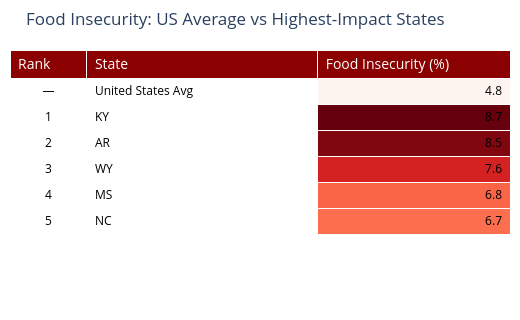

The notebook cell this image was saved under:
### Code cell
import numpy as np
import plotly.graph_objects as go
import plotly.colors as pc

# -----------------------------
# 1. Ensure numeric
# -----------------------------
merged['fi_rate'] = merged['fi_rate'].astype(float)

# -----------------------------
# 2. Weighted US average (FIXED)
# -----------------------------
# Use CPS weight if present; otherwise fall back to simple mean
if 'PWCMPWGT' in merged.columns:
    us_avg = np.average(merged['fi_rate'], weights=merged['PWCMPWGT'])
else:
    us_avg = merged['fi_rate'].mean()

# -----------------------------
# 3. Top 5 states
# -----------------------------
top5 = (
    merged[['state_abbrev', 'fi_rate']]
    .dropna()
    .sort_values('fi_rate', ascending=False)
    .head(5)
    .copy()
)

top5['rank'] = range(1, 6)
top5['fi_pct'] = (top5['fi_rate'] * 100).round(1)

# Add US row
table_df = pd.concat([
    pd.DataFrame([{
        'rank': '—',
        'state_abbrev': 'United States Avg',
        'fi_pct': round(us_avg * 100, 1)
    }]),
    top5[['rank', 'state_abbrev', 'fi_pct']]
], ignore_index=True)

# -----------------------------
# 4. Match choropleth Reds palette EXACTLY
# -----------------------------
reds = pc.sequential.Reds

vals = table_df['fi_pct'].values
vmin, vmax = vals.min(), vals.max()
norm = (vals - vmin) / (vmax - vmin + 1e-9)

def get_color(v):
    return pc.sample_colorscale(reds, [v])[0]

cell_colors = [get_color(v) for v in norm]

# -----------------------------
# 5. Build table figure
# -----------------------------
fig = go.Figure(
    data=[
        go.Table(
            columnwidth=[0.4, 1.2, 1.0],
            header=dict(
                values=["Rank", "State", "Food Insecurity (%)"],
                fill_color="#8B0000",
                font=dict(color="white", size=14),
                align="left"
            ),
            cells=dict(
                values=[
                    table_df['rank'],
                    table_df['state_abbrev'],
                    table_df['fi_pct']
                ],
                fill_color=[
                    ["white"] * len(table_df),
                    ["white"] * len(table_df),
                    cell_colors
                ],
                align=["center", "left", "right"],
                font=dict(color="black", size=12),
                height=26
            )
        )
    ]
)

# -----------------------------
# 6. Layout tuning (compact + dashboard feel)
# -----------------------------
fig.update_layout(
    width=520,
    height=320,
    margin=dict(l=10, r=10, t=50, b=10),
    title="Food Insecurity: US Average vs Highest-Impact States"
)

# -----------------------------
# 7. Output
# -----------------------------
fig.show()
fig.write_html("fi_table.html")
fig.write_image("fi_table.png", scale=2)

### Figure 1 — Plotly figure (JSON) as saved in the notebook; plotly's stock layout.template omitted (floating-point values rounded to 4 significant figures)
{"data": [{"cells": {"align": ["center", "left", "right"], "fill": {"color": [["white", "white", "white", "white", "white", "white"], ["white", "white", "white", "white", "white", "white"], ["rgb(255, 245, 240)", "rgb(103, 0, 13)", "rgb(128, 6, 16)", "rgb(212, 33, 33)", "rgb(250, 101, 71)", "rgb(251, 110, 78)"]]}, "font": {"color": "black", "size": 12}, "height": 26, "values": [["—", 1, 2, 3, 4, 5], ["United States Avg", "KY", "AR", "WY", "MS", "NC"], [4.8, 8.7, 8.5, 7.6, 6.8, 6.7]]}, "columnwidth": [0.4, 1.2, 1.0], "header": {"align": "left", "fill": {"color": "#8B0000"}, "font": {"color": "white", "size": 14}, "values": ["Rank", "State", "Food Insecurity (%)"]}, "type": "table"}], "layout": {"margin": {"l": 10, "r": 10, "t": 50, "b": 10}, "width": 520, "height": 320, "title": {"text": "Food Insecurity: US Average vs Highest-Impact States"}}}
